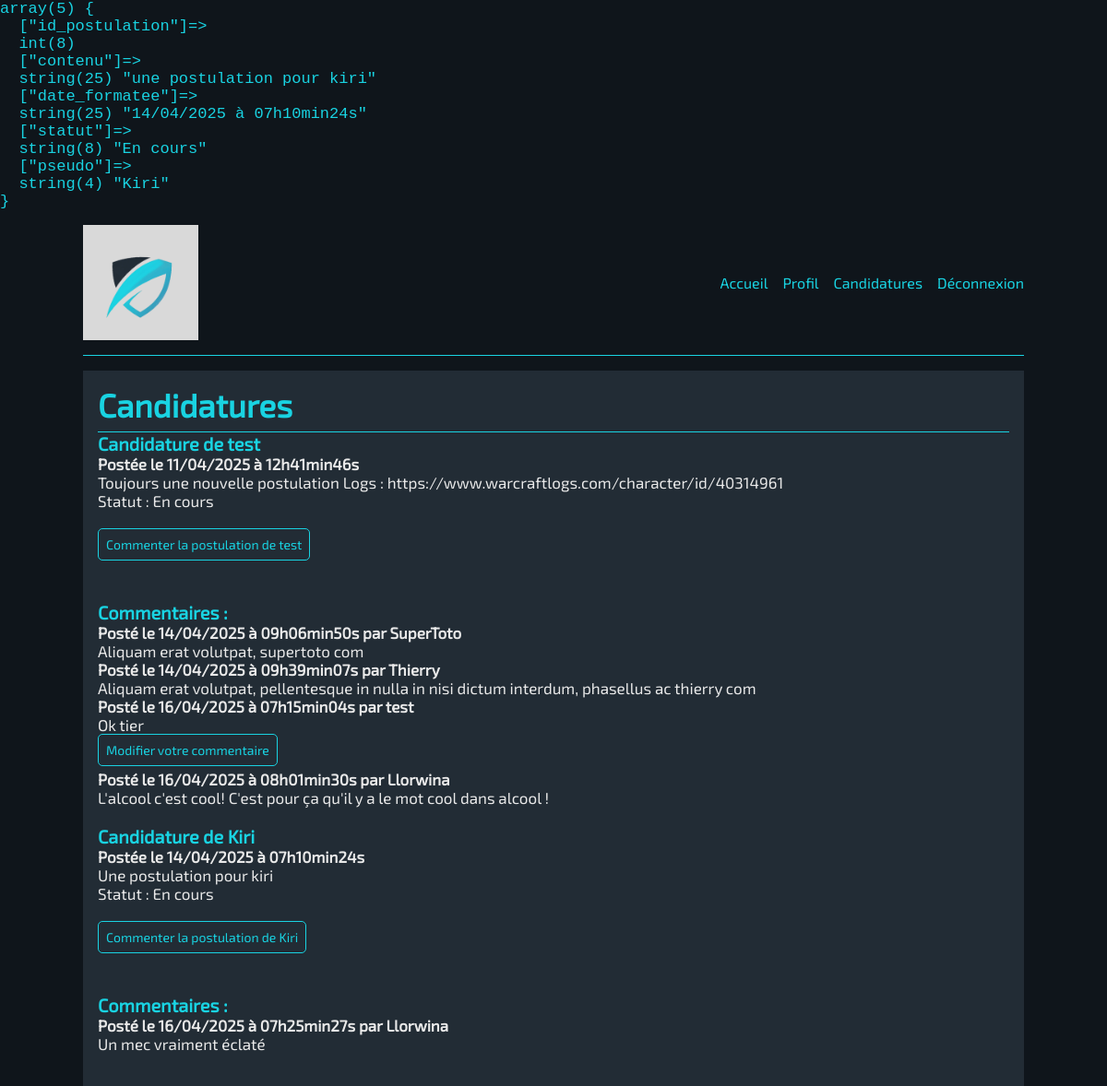
Screenshot of /controleur/candidatures_ctr.php (signed in) with the database file from the repository.
### tables this page shows
CREATE TABLE `postulation` (
  `id_postulation` int(11) NOT NULL,
  `contenu` varchar(1500) NOT NULL,
  `statut` varchar(20) NOT NULL,
  `date_de_soumission` timestamp NULL DEFAULT current_timestamp(),
  `id_membre` int(11) NOT NULL
);

CREATE TABLE `membre` (
  `id_membre` int(11) NOT NULL,
  `pseudo` varchar(50) NOT NULL,
  `email` varchar(120) NOT NULL,
  `mot_de_passe` varchar(255) NOT NULL,
  `role` enum('Membre','Titan','Moderateur','') NOT NULL
);

CREATE TABLE `commentaire` (
  `id_commentaire` int(11) NOT NULL,
  `contenu` varchar(250) NOT NULL,
  `date_commentaire` timestamp NULL DEFAULT current_timestamp(),
  `id_postulation` int(11) NOT NULL,
  `id_membre` int(11) NOT NULL
);

### modele/postulation_bdd.inc.php (called while the page is built, shortened)
<?php
function recupererPostulationsEnCours()
{
    try {
        $connexion = connexionBdd();
        $requete = $connexion->prepare(
            "SELECT `id_postulation`, `contenu`,
                DATE_FORMAT(date_de_soumission, '%d/%m/%Y à %Hh%imin%ss') AS `date_formatee`,
                `statut`, pseudo
            FROM `postulation`
            JOIN `membre` USING(id_membre)
            WHERE statut = 'En cours'
            ORDER BY id_postulation");
        $requete->execute();
        return ($requete->fetchAll(PDO::FETCH_ASSOC));
    } catch (PDOException $erreur) {
        throw new Exception("Erreur: " . $erreur->getMessage());
    }
}

### modele/commentaire_bdd.inc.php (called while the page is built, shortened)
<?php
function recupererCommentairesParIdPostulation($id_postulation)
{
    try {
        $connexion = connexionBdd();
        $requete = $connexion->prepare("SELECT
            contenu, DATE_FORMAT(date_commentaire, '%d/%m/%Y à %Hh%imin%ss') AS date_formatee, pseudo
            FROM commentaire
            JOIN membre USING(id_membre)
            WHERE id_postulation=:id_postulation");
        $requete->bindValue(":id_postulation", $id_postulation, PDO::PARAM_INT);
        $requete->execute();
        return $requete->fetchAll(PDO::FETCH_ASSOC);
    } catch (PDOException $erreur) {
        throw new Exception("Erreur: " . $erreur->getMessage());
    }
}

### vue/candidatures.php (the view, shortened to what this page needs)
<main class="container">
    <h1>Candidatures</h1>
    <section id="liste_candidats">
        <?php
        $index = 0;
        foreach ($postulations as $postulation) : ?>
            <h3>Candidature de <?= $postulation["pseudo"]; ?></h3>
            <h4>Postée le <?= $postulation["date_formatee"]; ?></h4>
            <p><?= ucfirst($postulation["contenu"]); ?></p>
            <p>Statut : <?= $postulation["statut"]; ?></p>
            <br>
            <button class="commenter bouton" data-id="<?= $postulation["id_postulation"]; ?>">Commenter la postulation de <?= $postulation["pseudo"] ?></button>
            <br><br>
            <h3>Commentaires :</h3>
            <?php
            foreach ($agregat_commentaires[$index] as $commentaire) : ?>
                <h4>Posté le <?= $commentaire["date_formatee"]; ?> par <?= $commentaire["pseudo"]; ?></h4>
                <p><?= $commentaire["contenu"]; ?></p>
                <?php if ($commentaire["pseudo"] == $_SESSION["pseudo"]) : ?>
                    <button class="editer bouton" data-id="<?= $postulation["id_postulation"] ?>">Modifier votre commentaire</button>
            <?php endif;
            endforeach; ?>
            <br>
        <?php
            $index++;
        endforeach;
        ?>
    </section>
</main>

### public/css/style.css (style rules this page uses)
:root { --fond: #222c35; --text_color: #19d3e2; --content_color: #e9e9e9; --hover: #ffffff; }
body { background-color: #0F151B; }
* { margin: 0; padding: 0; }
body { background-size: cover; background-clip: content-box; background-attachment: fixed; color: var(--text_color); font-family: "Exo 2"; font-size: 16px; }
p, h4 { color: var(--content_color); overflow-wrap: break-word; word-break: break-word; }
.container { background-color: var(--fond); max-width: 85%; width: 100%; box-sizing: border-box; justify-self: center; justify-content: space-between; display: flex; flex-direction: column; flex-wrap: wrap; margin: 0 auto; }
h1, h2 { border-bottom: 1px solid var(--text_color); font-size: 21px; padding-bottom: 8px; }
.bouton { font-size: 14px; background-color: var(--fond); border: 1px solid var(--text_color); border-radius: 5px; font-family: "Exo 2"; color: var(--text_color); padding: 8px; margin-bottom: 4px; }
@media screen and (min-width: 768px) { body { font-size: 17px; max-width: 100%; } }
@media screen and (min-width: 768px) { h1, h2 { font-size: 35px; } }
@media screen and (min-width: 768px) { .container { padding: 16px; } }

### rows the page displays
postulation: id_membre.pseudo "test", date_formatee "11/04/2025 à 12h41min46s", contenu "Toujours une nouvelle postulation Logs : https://www.warcraftlogs.com/character/id/40314961", statut "En cours"
commentaire: date_formatee "14/04/2025 à 09h06min50s", id_membre.pseudo "SuperToto", contenu "Aliquam erat volutpat, supertoto com"
commentaire: date_formatee "14/04/2025 à 09h39min07s", id_membre.pseudo "Thierry", contenu "Aliquam erat volutpat, pellentesque in nulla in nisi dictum interdum, phasellus ac thierry com"
commentaire: date_formatee "16/04/2025 à 07h15min04s", id_membre.pseudo "test", contenu "Ok tier"
commentaire: date_formatee "16/04/2025 à 08h01min30s", id_membre.pseudo "Llorwina", contenu "L'alcool c'est cool! C'est pour ça qu'il y a le mot cool dans alcool !"
postulation: id_membre.pseudo "Kiri", date_formatee "14/04/2025 à 07h10min24s", contenu "Une postulation pour kiri", statut "En cours"
commentaire: date_formatee "16/04/2025 à 07h25min27s", id_membre.pseudo "Llorwina", contenu "Un mec vraiment éclaté"
